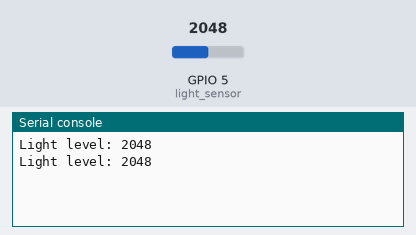
Bench run of a program on a simulated ESP32 board running MicroPython. Shown: the last lines printed to the serial console. Inputs (shaded band) come from the test bench; at power-on: GPIO 5 (light_sensor) = 2048 (analog values on the 0–4095 scale).

Above: at 1.2 s.
1.3 s: GPIO 5 (light_sensor) set to 2866
At 2.5 s:
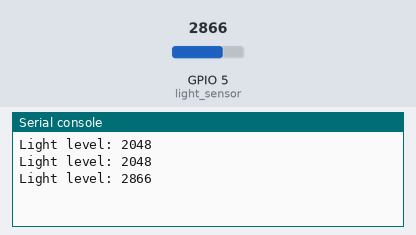
2.8 s: GPIO 5 (light_sensor) set to 3603
At 3.3 s:
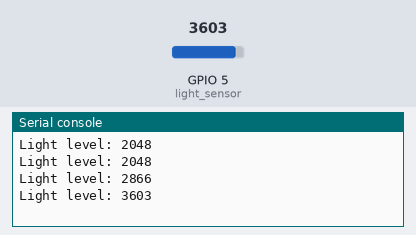
Timing chart, 0 to 5.8 s (numbered marks = the images above; inputs shaded):
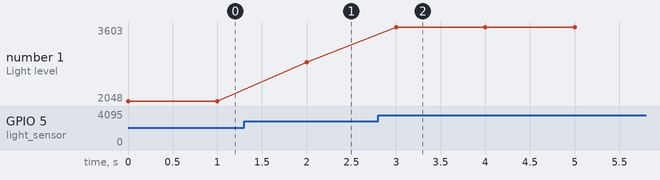

Measured:
- after the input at 1.3 s, the serial console: prints a new line after 0.70 s (image 1)
- after the input at 2.8 s, the serial console: prints a new line after 0.20 s (image 2)
- plotted number 1: 2048 → 2866 after the input at 1.3 s, 2866 → 3603 after the input at 2.8 s

The program:

main.py
```python
import time
from machine import ADC

light_sensor = ADC(5, atten=ADC.ATTN_0DB)

while True:
    light = light_sensor.read()
    print('Light level:', light)

    time.sleep(1)
```
